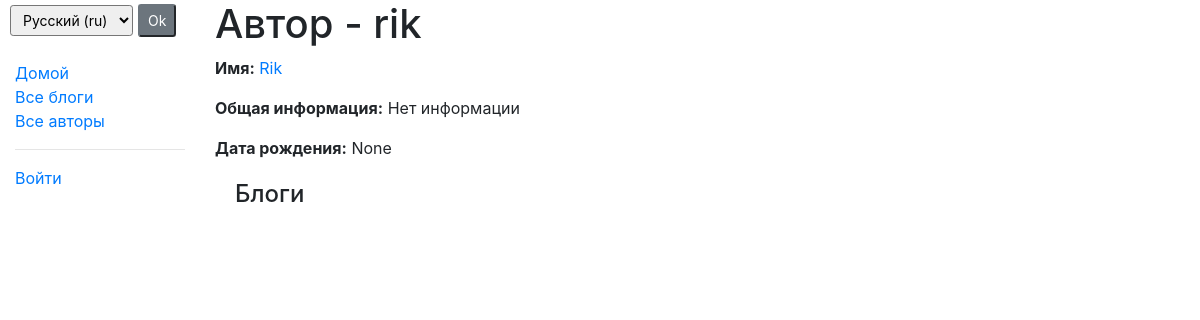
Page /blog/bloggers/3 on the committed database.
### miniBlog/models.py (models this page shows, shortened)
class Blogger(models.Model):
    name = models.CharField(max_length=100, verbose_name='Имя')
    bio = models.TextField(max_length=500, blank=True, default='Нет информации', verbose_name='Общая информация')
    user = models.OneToOneField(User, on_delete=models.CASCADE, verbose_name='Пользователь')
    birth_date = models.DateField(null=True, blank=True, verbose_name='Дата рождения')
    image = models.ImageField(upload_to='image/', default='image/default_pic.png')
    class Meta:
        verbose_name = 'Автор блога'
        verbose_name_plural = 'Авторы'

### miniBlog/views.py (the view)
# urls.py: path('bloggers/<int:pk>', views.BloggerDetailView.as_view(), name='blogger'),
class BloggerDetailView(generic.DetailView):
    model = Blogger

### miniBlog/templates/miniBlog/blogger_detail.html (shortened to what this page needs)
{% extends "base_site.html" %}
{% load i18n %}
{% block content %}
  <h1>{% trans 'Blogger' %} - {{ blogger.user.username }}</h1>
  <p><strong>{% trans 'Name' %}:</strong> <a href="{{ blog.blogger.get_absolute_url }}">{{ blogger.name }}</a></p>
  <p><strong>{% trans 'Bio' %}:</strong> {{ blogger.bio }}</p>
  <p><strong>{% trans 'BirthDate' %}:</strong> {{ blogger.birth_date }}</p>
  <div style="margin-left:20px;margin-top:20px">
    <h4>{% trans 'Blogs' %}</h4>
  </div>
{% endblock %}

### rows in the picture
Blogger: user.username "rik", name "Rik", bio "Нет информации", birth_date "None"

### other values in the picture
form field language "Русский (ru)"
